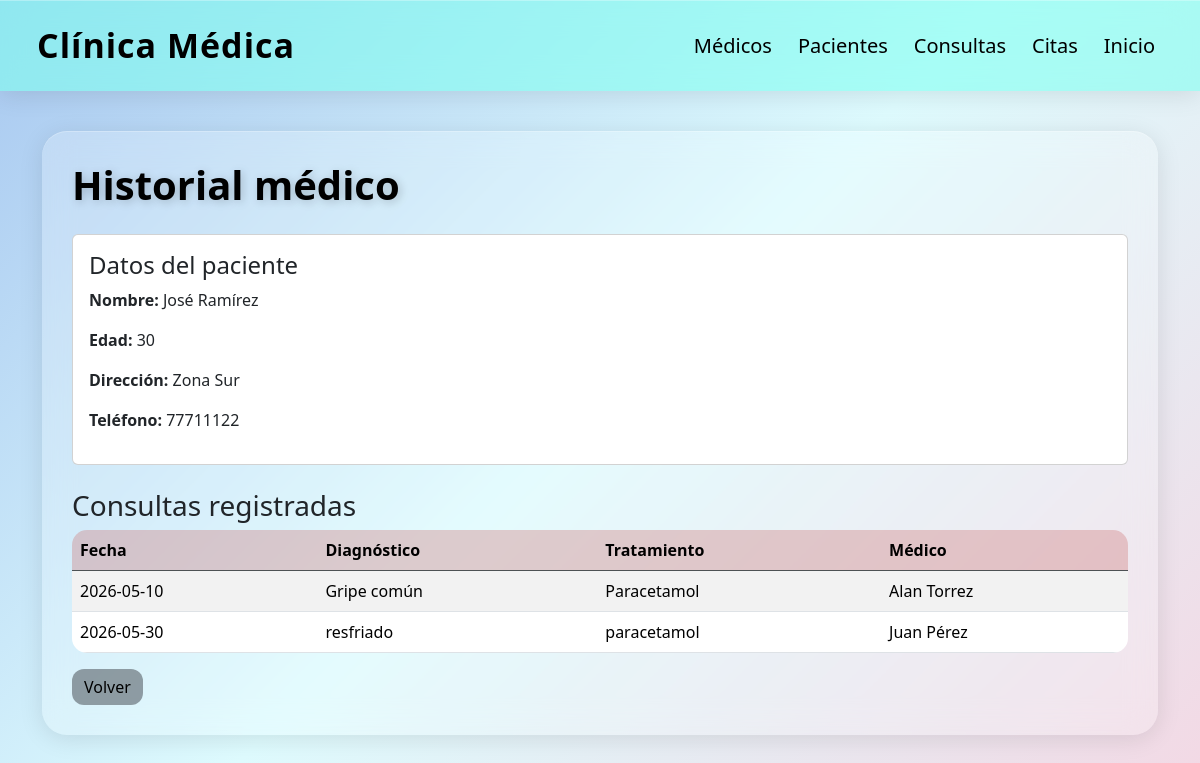
/pacientes/historial/1, run on the app's committed database.
### models/paciente_model.py (models this page shows, shortened)
class Paciente(db.Model):
    __tablename__ = "pacientes"
    id = db.Column(db.Integer, primary_key=True)
    nombre = db.Column(db.String(100), nullable=False)
    edad = db.Column(db.Integer, nullable=False)
    direccion = db.Column(db.String(150), nullable=False)
    telefono = db.Column(db.String(20), nullable=False)
    consultas = db.relationship("Consulta", back_populates="paciente")
    @staticmethod
    def get_by_id(id):
        return Paciente.query.get(id)

### models/consulta_model.py (models this page shows, shortened)
class Consulta(db.Model):
    __tablename__ = "consultas"
    id = db.Column(db.Integer, primary_key=True)
    fecha = db.Column(db.String(20), nullable=False)
    diagnostico = db.Column(db.String(200), nullable=False)
    tratamiento = db.Column(db.String(200), nullable=False)
    id_medico = db.Column(db.Integer, db.ForeignKey("medicos.id"), nullable=False)
    id_paciente = db.Column(db.Integer, db.ForeignKey("pacientes.id"), nullable=False)
    medico = db.relationship("Medico", back_populates="consultas")
    paciente = db.relationship("Paciente", back_populates="consultas")

### models/medico_model.py (models this page shows, shortened)
class Medico(db.Model):
    __tablename__ = "medicos"
    id = db.Column(db.Integer, primary_key=True)
    nombre = db.Column(db.String(100), nullable=False)
    especialidad = db.Column(db.String(100), nullable=False)
    telefono = db.Column(db.String(20), nullable=False)
    correo = db.Column(db.String(100), nullable=False)
    consultas = db.relationship("Consulta", back_populates="medico")

### controllers/paciente_controller.py (the view)
@paciente_bp.route("/historial/<int:id>")
def historial(id):
    paciente = Paciente.get_by_id(id)
    consultas = paciente.consultas
    return render_template(
        "pacientes/historial.html", paciente=paciente, consultas=consultas
    )

### run.py (called while the page is built)
@app.context_processor
def inject_active_path():
    def is_active(path):
        return "active" if request.path == path else ""
    return dict(is_active=is_active)

### templates/pacientes/historial.html (shortened to what this page needs)
{% extends "base.html" %}
{% block content %}
<h1>Historial médico</h1>
<div class="card mb-4">
    <div class="card-body">
        <h4>Datos del paciente</h4>
        <p><strong>Nombre:</strong> {{ paciente.nombre }}</p>
        <p><strong>Edad:</strong> {{ paciente.edad }}</p>
        <p><strong>Dirección:</strong> {{ paciente.direccion }}</p>
        <p><strong>Teléfono:</strong> {{ paciente.telefono }}</p>
    </div>
</div>
<h3>Consultas registradas</h3>
<table class="table table-striped">
    <thead class="table-dark">
        <tr>
            <th>Fecha</th>
            <th>Diagnóstico</th>
            <th>Tratamiento</th>
            <th>Médico</th>
        </tr>
    </thead>
    <tbody>
        {% for item in consultas %}
        <tr>
            <td>{{ item.fecha }}</td>
            <td>{{ item.diagnostico }}</td>
            <td>{{ item.tratamiento }}</td>
            <td>{{ item.medico.nombre }}</td>
        </tr>
        {% endfor %}
    </tbody>
</table>
<a href="{{ url_for('paciente.index') }}" class="btn btn-secondary">
    Volver
</a>
{% endblock %}

### templates/base.html (style rules this page uses)
* { margin: 0; padding: 0; box-sizing: border-box; }
body { background: linear-gradient(135deg, #a8c8f0 0%, #defbfe 50%, #f3d8e4 100%); min-height: 100vh; font-family: 'Segoe UI', sans-serif; }
h1 { color: rgb(0, 0, 0); font-weight: bold; margin-bottom: 25px; text-shadow: 2px 2px 10px rgba(0, 0, 0, 0.2); }
table { background: rgba(255, 255, 255, 0.15); border-radius: 15px; overflow: hidden; }
th { background: rgba(185, 60, 60, 0.25) !important; color: rgb(0, 0, 0) !important; }
td { color: rgb(0, 0, 0) !important; vertical-align: middle; }
::placeholder { color: rgba(0, 0, 0, 0.7) !important; }
.btn { border-radius: 12px; transition: 0.2s ease; }
.btn-secondary { background: rgba(108, 117, 125, 0.7); border: none; color: rgb(0, 0, 0); }

### data on the page
Paciente: nombre "José Ramírez", edad "30", direccion "Zona Sur", telefono "77711122"
Consulta: fecha "2026-05-10", diagnostico "Gripe común", tratamiento "Paracetamol", medico.nombre "Alan Torrez"
Consulta: fecha "2026-05-30", diagnostico "resfriado", tratamiento "paracetamol", medico.nombre "Juan Pérez"
